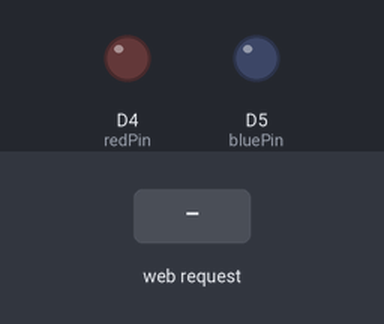
A sketch run on a simulated ESP8266 (NodeMCU). Shown: output pins drawn as LEDs (lit = HIGH). Inputs (shaded band) come from the test bench. WiFi joins after 1.5 s; servers stay silent unless stated; what the sketch prints to the serial monitor is not drawn.

Above: at 2.8 s.
2.9 s: HTTP request GET /redPin=ON received
At 4.1 s:
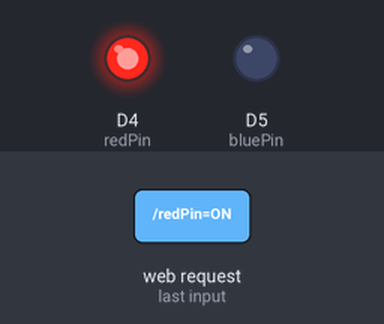
4.4 s: HTTP request GET /bluePin=ON received
At 5.4 s:
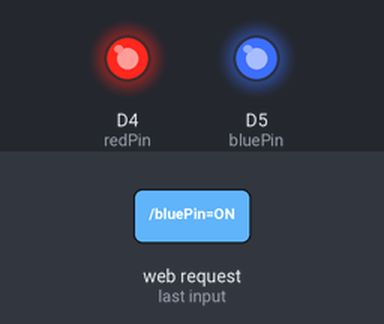
5.9 s: HTTP request GET /redPin=OFF received
At 6.5 s:
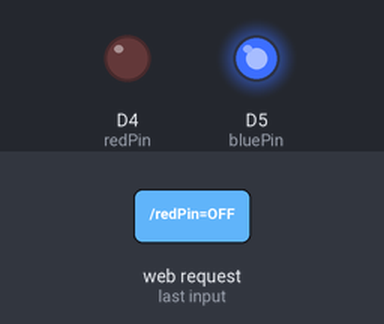
Timing chart, 0 to 8.9 s (numbered marks = the images above; inputs shaded):
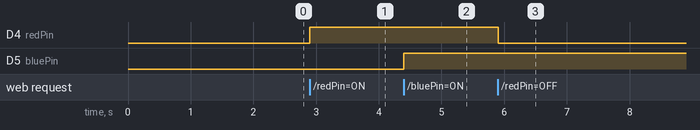

Measured:
- after the input at 2.9 s, D4 (redPin): LOW → HIGH at once
- after the input at 4.4 s, D5 (bluePin): LOW → HIGH at once
- after the input at 5.9 s, D4 (redPin): HIGH → LOW at once

The sketch:

week7.ino
```cpp
#include <ESP8266WiFi.h>
// 와이파이 공유기의 SSID
const char* ssid = "KT_GiGA_2G_Wave2_1615";
// 와이파이 공유기의 접속 비밀번호
const char* password = "kz58zd4056";
int redPin = D4;
int bluePin = D5;
WiFiServer server(80);   // 웹서버용 포트 번호

void setup() {
  Serial.begin(9600);
  delay(100);
  pinMode(redPin, OUTPUT);
  pinMode(bluePin, OUTPUT);
  digitalWrite(redPin, LOW);
  digitalWrite(bluePin, LOW);

  // 와이파이 네트워크에 접속
  Serial.println();
  Serial.print("Connecting to ");
  Serial.println(ssid);
  WiFi.begin(ssid, password);

  while(WiFi.status() != WL_CONNECTED) {
    delay(500);
    Serial.print(".");
  }
  Serial.println();
  Serial.println("WiFi connected!!");

  // 웹서버 개시
  server.begin();
  Serial.println("Server started");

  // 접속할 IP 주소 표시
  Serial.print("Use this URL to connect: ");
  Serial.print("http://");
  Serial.print(WiFi.localIP());
  Serial.println("/");
  Serial.println("");
}

void loop() {
// 클라이언트가 접속되었는지 확인
  WiFiClient client = server.available();
  if(!client) {
    return;
  }

  // 클라이언트가 데이터를 보낼 때까지 기다림
  Serial.println("new client");
  while(!client.available()) {
    delay(1);
  }

  // request의 첫번째 줄을 읽어들임 : GET / HTTP/1.1
  String request = client.readStringUntil('\r');
  Serial.print("request : ");
  Serial.println(request);
  client.flush();

  // request에 따른 LED 제어
  // request.indexOf는 "/LED=ON" 혹은 "/LED=OFF" 문자열이 있는지 찾음
  // 찾는 문자열이 있으면 문자열을 return, 없으면 -1
  int value = LOW;
if(request.indexOf("/redPin=ON") != -1) {
    digitalWrite(redPin, HIGH);
    value = HIGH;
  }

  if(request.indexOf("/redPin=OFF") != -1) {
    digitalWrite(redPin, LOW);
    value = LOW;
  }

 if(request.indexOf("/bluePin=ON") != -1) {
    digitalWrite(bluePin, HIGH);
    value = HIGH;
  }

  if(request.indexOf("/bluePin=OFF") != -1) {
    digitalWrite(bluePin, LOW);
    value = LOW;
  }

  // 클라이언트 request에 대한 응답 메시지
  client.println("HTTP/1.1 200 OK");
  client.println("Content-Type: text/html");
  client.println("");
  client.println("<!DOCTYPE HTML>");
  client.println("<html>");
  client.println("LED is turned ");

  if(value)
    client.print("On");
  else
    client.print("Off");

  client.println("<br><br>");
  client.println("<a href=\"/redPin=ON\"\"><button>Turn On</button></a>");
  client.println("<a href=\"/redPin=OFF\"\"><button>Turn Off</button></a>");
  client.println("<br><br>");
  client.println("<a href=\"/bluePin=ON\"\"><button>Turn On</button></a>");
  client.println("<a href=\"/bluePin=OFF\"\"><button>Turn Off</button></a>");

  client.println("</html>");


  delay(1);
  Serial.println("Client disconnected!!");
  Serial.println();
}
```
